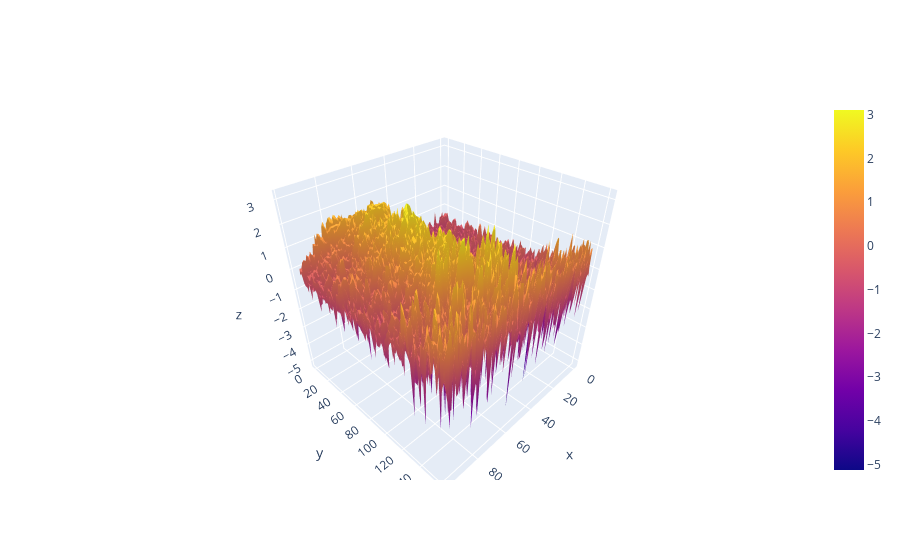

The cell this chart's notebook holds for it:
### Code cell
data = [go.Surface(z=spectrogram.T)]
fig = go.Figure(data=data) # , layout=layout)
py.iplot(fig)

### Figure 1 — Plotly figure (JSON) as saved in the notebook; plotly's stock layout.template omitted (floating-point values rounded to 4 significant figures; data arrays with more than 128 entries replaced by an {"elided": "..."} marker saying what was removed)
{"data": [{"type": "surface", "z": {"elided": "161x99 float values"}}], "layout": {"autosize": true, "scene": {"aspectmode": "auto", "aspectratio": {"x": 1, "y": 1, "z": 1}}}}
